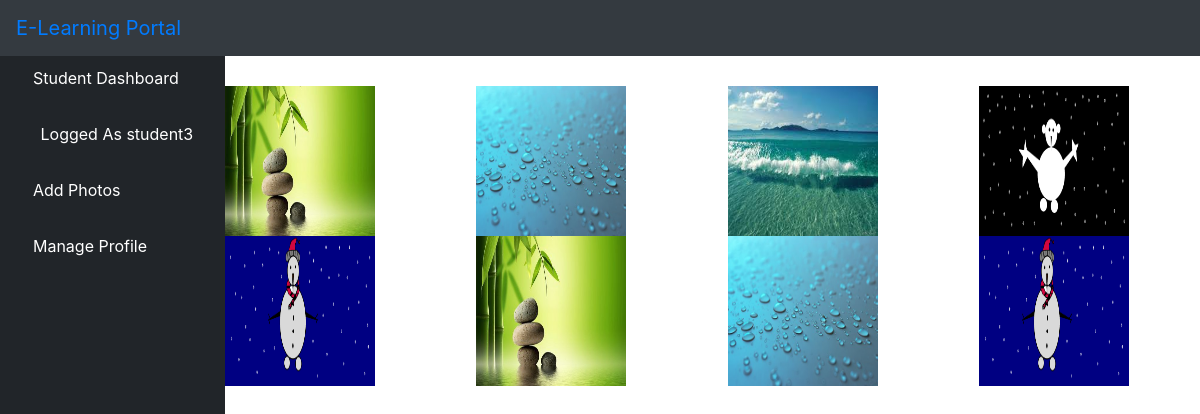
/luser_photo/ (signed in), run on the app's committed database.
### elearn/models.py (models this page shows, shortened)
class User(AbstractUser):
    is_learner = models.BooleanField(default=False)
    is_instructor = models.BooleanField(default=False)
    is_admin = models.BooleanField(default=False)
    email = models.EmailField(
        verbose_name='email address',
        max_length=255,
        unique=True,
    )
    is_active = models.BooleanField(default=True)
    staff = models.BooleanField(default=False) # a admin user; non super-user
    admin = models.BooleanField(default=False) # a superuser
    USERNAME_FIELD = 'email'
    REQUIRED_FIELDS = [] # Email & Password are required by default.

class Photo(models.Model):
    user = models.ForeignKey(User, on_delete=models.CASCADE)
    avatar = models.ImageField(upload_to = 'student', default = 'no-img.jpg', blank=True)

### elearn/views.py (the view)
# urls.py: path('luser_photo/', views.luser_photo, name='luser_photo'),
@login_required
def luser_photo(request):
    uid=request.session.get('userId')
    current_user = request.user
    user_id = current_user.id
    users = Photo.objects.filter(user_id=uid)
    users = {'users':users}
    return render(request, 'dashboard/learner/user_photo.html', users)

### elearn/templates/dashboard/learner/user_photo.html (shortened to what this page needs)
{% extends 'dashboard/learner/base.html' %}
{% load static %}
{% block body %}
<div class="container-fluid">
<div class="row">
<div class="col-sm-1" style="color: red">
</div>
<div style="padding-top: 20px">
      <div>
               {% if users %}
                <div>
                    <div class='row'>
                {% for user in users %}
                    <div class="col-3">
                        <img src="{{ user.avatar.url}}" style="height: 150px; width: 150px"><br>
                        </div>
                {%endfor%}
            </div>
        </div>
      </div>
                      </div>
                    </div>
                  </div>
</div>
 {% else %}
 <center><span><p class="text-danger">No Images Uploaded yet</p></span></center>
 <center><a href="{% url 'lcreate_photo' %}">Click here to Upload</center>
 {% endif %}
</body>
</html>
{% endblock %}

### elearn/templates/dashboard/learner/base.html (shortened to what this page needs)
<!DOCTYPE html>
<html lang="en">
<head>
    {% load static %}
    <link href="{% static 'vendor/fontawesome-free/css/all.min.css' %}" rel="stylesheet" type="text/css">
    <link href="{% static 'vendor/datatables/dataTables.bootstrap4.css' %}" rel="stylesheet">
    <link href="{% static 'css/sb-admin.css' %}" rel="stylesheet">
</head>
<body id="page-top">
<nav class="navbar navbar-expand navbar-dark bg-dark fixed-top">
    <a class="navbar-brand mr-1 text-primary" href="">E-Learning Portal</a>
    <button class="btn btn-link btn-sm text-white order-1 order-sm-0" id="sidebarToggle" href="#">
        <i class="fas fa-bars"></i>
    </button>
    <ul class="navbar-nav ml-auto ml-md-0">
        <li class="nav-item dropdown no-arrow">
            <a class="nav-link dropdown-toggle" href="#" id="userDropdown" role="button" data-toggle="dropdown" aria-haspopup="true" aria-expanded="false">
                <i class="fas fa-user-circle fa-fw text-primary"></i>
            </a>
        </li>
    </ul>
</nav>
<div id="wrapper" style="padding-top: 50px;">
<ul class="sidebar navbar-nav">
    <li class="nav-item active">
        <a class="nav-link" href="{% url 'learner' %}">
         <i class="fa fa-home" aria-hidden="true"></i>
            <span>Student Dashboard</span>
        </a>
    </li>
    <li class="nav-item active">
        <a class="nav-link" href="">
            <i class="fas fa-user-circle fa-fw text-primary"></i>
            <span>Logged As {{ user.username }}</span>
        </a>
     <li class="nav-item dropdown no-arrow">
                            <a class="nav-link dropdown-toggle" data-toggle="dropdown" aria-haspopup="true" aria-expanded="false" href="">
            <i class="fas fa-user text-default"></i>
            <span style="color: white">Add Photos</span>
        </a>
        </li>
      <li class="nav-item dropdown no-arrow">
                            <a class="nav-link dropdown-toggle" data-toggle="dropdown" aria-haspopup="true" aria-expanded="false" href="">
            <i class="fas fa-user text-default"></i>
            <span style="color: white">Manage Profile</span>
        </a>
        </li>
</ul>
    {% block body %}{% endblock %}

### data on the page
User: username "student3"
Photo: avatar (picture)
Photo: avatar (picture)
Photo: avatar (picture)
Photo: avatar (picture)
Photo: avatar (picture)
Photo: avatar (picture)
Photo: avatar (picture)
Photo: avatar (picture)
